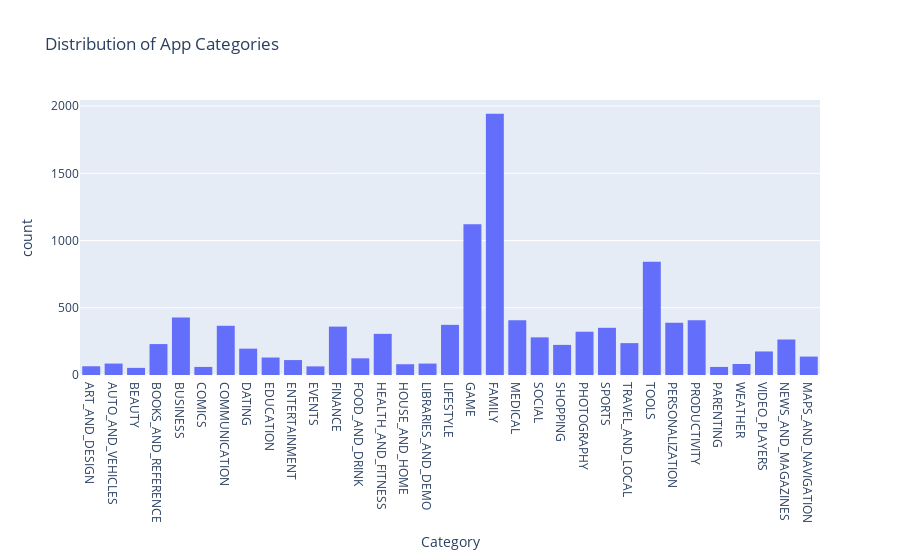

The notebook cell saved with this chart:
### Code cell
px.histogram(df, x='Category', title='Distribution of App Categories')

### Figure 1 — Plotly figure (JSON) as saved in the notebook; plotly's stock layout.template omitted (floating-point values rounded to 4 significant figures; data arrays with more than 128 entries replaced by an {"elided": "..."} marker saying what was removed)
{"data": [{"bingroup": "x", "hovertemplate": "Category=%{x}<br>count=%{y}<extra></extra>", "legendgroup": "", "marker": {"color": "#636efa", "pattern": {"shape": ""}}, "name": "", "orientation": "v", "showlegend": false, "type": "histogram", "x": {"elided": "10357 str values"}, "xaxis": "x", "yaxis": "y"}], "layout": {"barmode": "relative", "legend": {"tracegroupgap": 0}, "title": {"text": "Distribution of App Categories"}, "xaxis": {"anchor": "y", "domain": [0, 1], "title": {"text": "Category"}}, "yaxis": {"anchor": "x", "domain": [0, 1], "title": {"text": "count"}}}}
